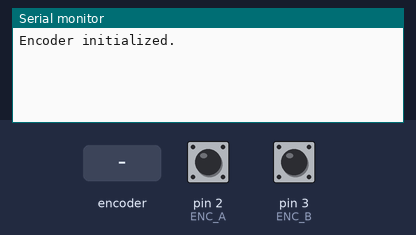
Recording of a sketch running on a simulated Arduino Uno, built with avr-gcc and run on an emulated ATmega328P. On the bench: the last lines printed to the serial monitor. Inputs (shaded band) come from the test bench; at power-on: pin 2 (ENC_A) HIGH, pin 3 (ENC_B) HIGH.

Above: at 1.2 s.
1.3 s: rotary encoder on pin 2 (ENC_A) / pin 3 (ENC_B) turned 1 step (first pin leading)
At 1.8 s:
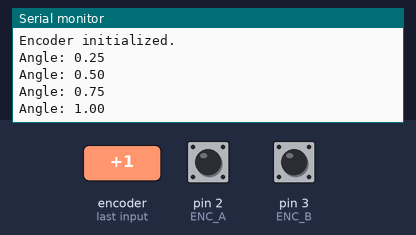
3.0 s: rotary encoder on pin 2 (ENC_A) / pin 3 (ENC_B) turned 1 step (first pin leading)
At 4.1 s:
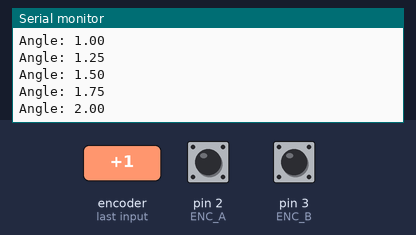
Timing chart, 0 to 6.0 s (numbered marks = the images above; inputs shaded):
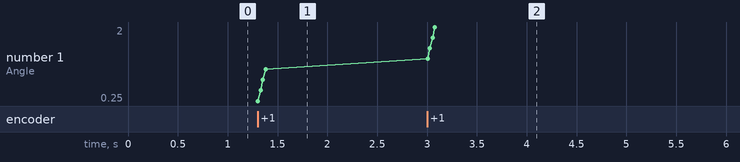

The sketch:

Optical_encoder_2.ino
```cpp
#define ENC_A 2 // Encoder output A
#define ENC_B 3 // Encoder output B
#define ENC_Z 18 // Encoder zero position

volatile long pulse_count = 0;
const float pulses_per_revolution = 1440.0; // Encoder resolution
volatile float angle = 0.0; // Angular position
volatile float last_angle = 0.0; // Previous angular position

void setup() {
  // Initialize serial communication
  Serial.begin(115200);

  // Set encoder pins as inputs
  pinMode(ENC_A, INPUT_PULLUP);
  pinMode(ENC_B, INPUT_PULLUP);
  pinMode(ENC_Z, INPUT_PULLUP);

  // Attach interrupts to encoder pins
  attachInterrupt(digitalPinToInterrupt(ENC_A), readEncoderA, CHANGE);
  attachInterrupt(digitalPinToInterrupt(ENC_B), readEncoderB, CHANGE);
  attachInterrupt(digitalPinToInterrupt(ENC_Z), resetPosition, RISING); // Z output pulse on rising edge

  // Print initial values
  Serial.println("Encoder initialized.");
}

void loop() {
  // Only print the angle if it has changed
  if (angle != last_angle) {
    last_angle = angle;
    Serial.print("Angle: ");
    Serial.println(angle);
  }

  // Small delay for stability
  delay(10);
}

void readEncoderA() {
  // Read the state of both channels
  int stateA = digitalRead(ENC_A);
  int stateB = digitalRead(ENC_B);

  // Determine the direction of rotation
  if (stateA == HIGH) {
    if (stateB == LOW) {
      pulse_count++;
    } else {
      pulse_count--;
    }
  } else {
    if (stateB == HIGH) {
      pulse_count++;
    } else {
      pulse_count--;
    }
  }

  // Update the angle
  angle = (pulse_count / pulses_per_revolution) * 360.0;
}

void readEncoderB() {
  // Read the state of both channels
  int stateA = digitalRead(ENC_A);
  int stateB = digitalRead(ENC_B);

  // Determine the direction of rotation
  if (stateB == HIGH) {
    if (stateA == HIGH) {
      pulse_count++;
    } else {
      pulse_count--;
    }
  } else {
    if (stateA == LOW) {
      pulse_count++;
    } else {
      pulse_count--;
    }
  }

  // Update the angle
  angle = (pulse_count / pulses_per_revolution) * 360.0;
}

void resetPosition() {
  pulse_count = 0; // Reset pulse count on zero position
  angle = 0.0; // Reset the angle to zero
}
```

Measured:
- after the input at 1.3 s, the serial monitor: prints a new line at once (image 1)
- after the input at 3.0 s, the serial monitor: prints a new line at once (image 2)
- plotted number 1: 1 → 2 after the input at 3.0 s
